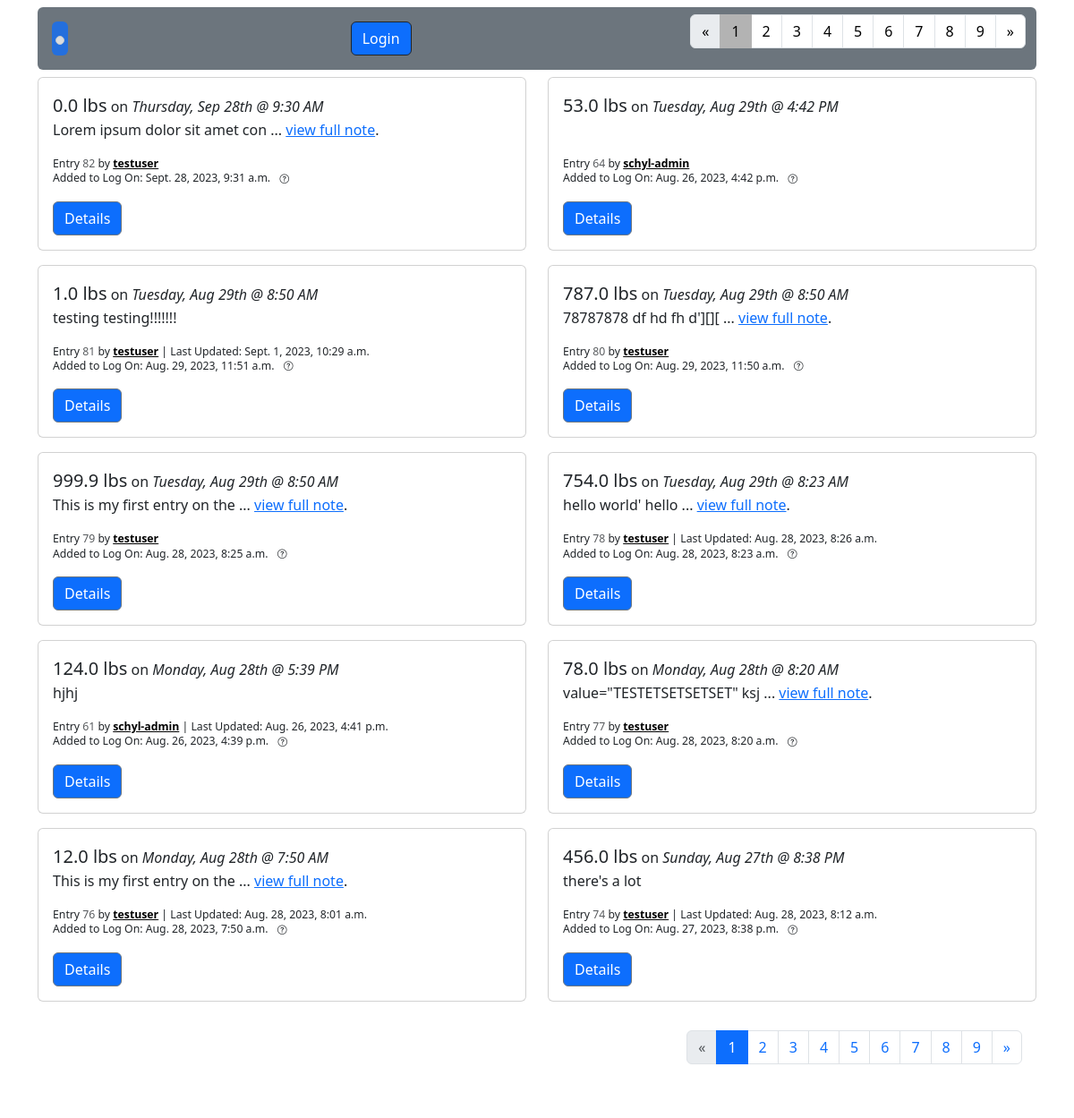
/entries, run on an earlier commit of the app's database.
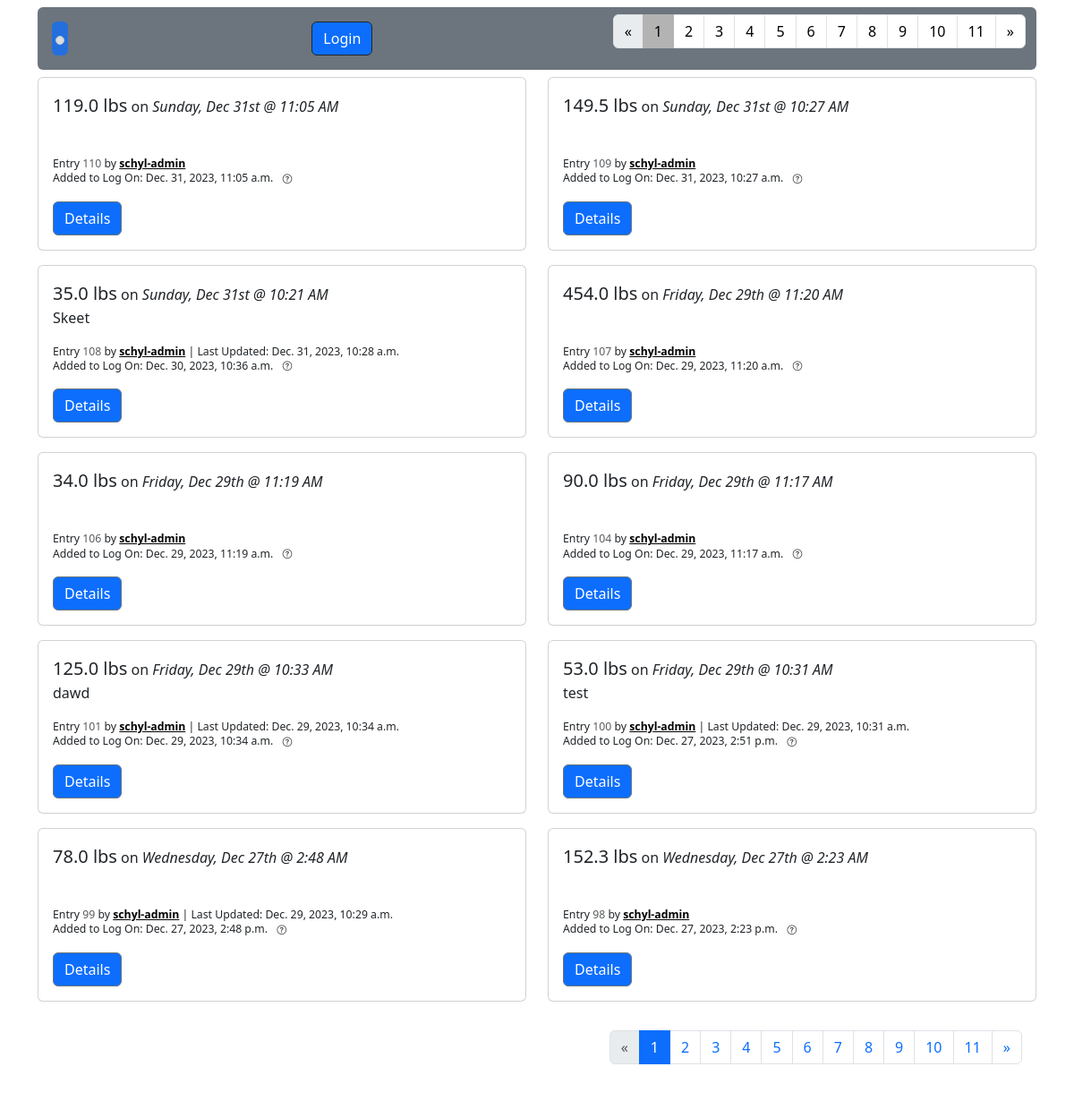
And on a later commit of the database.
### fitness/models.py (models this page shows, shortened)
class WeightEntry(models.Model):
    user = models.ForeignKey(
        settings.AUTH_USER_MODEL,
        on_delete=models.CASCADE,
        related_name="weight_entries"
    )
    weight = weight = models.DecimalField(
        blank=True, null=True, max_digits=4, decimal_places=1)
    recorded = models.DateTimeField(
        blank=True, null=True, help_text="Enter the date and time when you measured this weight.")
    note = models.TextField(
        blank=True, null=True, help_text="Optional: Add a note regarding this entry.")
    created = models.DateTimeField(auto_now_add=True)
    updated = models.DateTimeField(auto_now=True)

### accounts/models.py (models this page shows, shortened)
class CustomUser(AbstractUser):
    date_of_birth = models.DateField(
        null=True, blank=True, help_text="Enter your date of birth in MM/DD/YYYY format.")
    avatar = models.CharField(
        max_length=999, null=True, blank=True, help_text="Enter a url for your avatar image")
    def __str__(self):
        return self.username

### fitness/views.py (the view, shortened to what this page needs)
# urls.py: path("entries", AllWeightEntryListView.as_view(), name="weight_entry_list"),
class AllWeightEntryListView(ListView):
    model = WeightEntry
    template_name = "weight_entry_list.html"
    paginate_by = 10
    queryset = WeightEntry.objects.all().order_by(
        "-recorded", "-updated", "-created")
    def get_context_data(self, **kwargs):
        context = super(AllWeightEntryListView,
                        self).get_context_data(**kwargs)
        weight_entry_list = WeightEntry.objects.all()
        context["form"] = WeightEntryForm(initial={'recorded': datetime.now()})
        context["weight_entry_list"] = weight_entry_list
        return context

### templates/weight_entry_list.html (shortened to what the changed rows need)
{% extends 'base.html' %}
{% load range_filter %}
{% block navtabs1 %}
{% if is_paginated %}
    <ul class="pagination ">
        {% for i in paginator.page_range %}
        {% if page_obj.number == i %}
            <li class="page-item active" style="--bs-pagination-active-bg: rgb(179, 179, 179); --bs-pagination-active-border-color: rgb(179, 179, 179);"><span class="page-link text-black">{{ i }}</span></li>
        {% else %}
            <li class="page-item"><a class="page-link text-black" aria-current="page" href="?page={{ i }}">{{ i }}</a></li>
        {% endif %}
        {% endfor %}
    </ul>
{% endif %}
{% endblock navtabs1 %}
{% block content %}
<div class="row justify-content-md-start">
{% for entry in weightentry_list %}
<div class="col-sm-6 pb-2 mb-2">
    <div class="card">
        <div class="card-body">
            <span class="fs-5 fw-medium">{{entry.weight}} lbs</span> on <span class="fw-medium fst-italic">{{entry.recorded|date:"l"}}, {{entry.recorded|date:"M jS"}} @ {{entry.recorded|date:"g:i A"}}</span>
            <p>
                {% if entry.note|length >= 1  %}
                    {{entry.note|slice:"30"}}
                    {% if entry.note|length > 30 %}
                        ... <a href="{% url "weight_entry_detail" entry.pk %}">view full note</a>.
                    {% endif %}
                {% else %}
                <br>
                {% endif %}
            </p>
            <p class="lh-1">
                <small><small>Entry <span class="text-muted">{{entry.pk}}</span> by <a class="fw-bold text-black" href="{% url "user_profile" entry.user.pk %}">{{entry.user}}</a> {% if entry.updated|date:"m/d/y H:i:s" != entry.created|date:"m/d/y H:i:s" %}| Last Updated: {{entry.updated}} {% endif %}</small></small>
                <br>
                <small>
                    <small>Added to Log On: {{entry.created}}</small>
                    <a href="#"
                        class="badge rounded-pill text-dark"
                        data-bs-toggle="popover"
                        data-bs-trigger="hover focus"
                        data-bs-content="This is the date that the entry was actually added to the log.
                                        Often times, the time that the weight was measured is different than the time the user actually adds it to the log.
                                        For example, if I measured myself at 8AM but I forgot to add it to the log until 3pm.
                                        This is just a means of distinguishing the two times/dates.">
                            <i class="bi bi-question-circle"></i>
                    </a>
                </small>
            </p>
            <a href="{% url "weight_entry_detail" entry.pk %}" class="btn btn-primary border border-secondary">Details</a>
        </div>
    </div>
</div>
{% endfor %}
</div>
{% if is_paginated %}
<nav aria-label="Page navigation example" class="justify-content-center mb-4 ms-5">
<div class="card border-0">
    <div class="card-body ">
        <div class="row gap-1 ">
            <div class="col">
                <ul class="pagination">
                    {% for i in paginator.page_range %}
                    {% if page_obj.number == i %}
                        <li class="page-item active"><span class="page-link">{{ i }}</span></li>
                    {% else %}
                        <li class="page-item"><a class="page-link" href="?page={{ i }}">{{ i }}</a></li>
                    {% endif %}
                    {% endfor %}
                </ul>
            </div>
        </div>
    </div>
</div>
</nav>
{% endif %}
{% endblock content %}

What changed in the data, as far as the page shows it:
no longer on this page (row unchanged): WeightEntry: weight "0.0", recorded "Thursday", recorded "Sep 28th", recorded "9:30 AM", note "Lorem ipsum dolor sit amet con", shows "view full note", pk "82", user "testuser", created "Sept. 28, 2023, 9:31 a.m."
no longer on this page (row unchanged): WeightEntry: weight "53.0", recorded "Tuesday", recorded "Aug 29th", recorded "4:42 PM", pk "64", user "schyl-admin", created "Aug. 26, 2023, 4:42 p.m."
no longer on this page (row unchanged): WeightEntry: weight "1.0", recorded "Tuesday", recorded "Aug 29th", recorded "8:50 AM", note "testing testing!!!!!!!", pk "81", user "testuser", updated "Sept. 1, 2023, 10:29 a.m.", created "Aug. 29, 2023, 11:51 a.m."
no longer on this page (row unchanged): WeightEntry: weight "787.0", recorded "Tuesday", recorded "Aug 29th", recorded "8:50 AM", note "78787878 df hd fh d'][][", shows "view full note", pk "80", user "testuser", created "Aug. 29, 2023, 11:50 a.m."
no longer on this page (row unchanged): WeightEntry: weight "999.9", recorded "Tuesday", recorded "Aug 29th", recorded "8:50 AM", note "This is my first entry on the", shows "view full note", pk "79", user "testuser", created "Aug. 28, 2023, 8:25 a.m."
no longer on this page (row unchanged): WeightEntry: weight "754.0", recorded "Tuesday", recorded "Aug 29th", recorded "8:23 AM", note "hello world' hello", shows "view full note", pk "78", user "testuser", updated "Aug. 28, 2023, 8:26 a.m.", created "Aug. 28, 2023, 8:23 a.m."
no longer on this page (row unchanged): WeightEntry: weight "124.0", recorded "Monday", recorded "Aug 28th", recorded "5:39 PM", note "hjhj", pk "61", user "schyl-admin", updated "Aug. 26, 2023, 4:41 p.m.", created "Aug. 26, 2023, 4:39 p.m."
no longer on this page (row unchanged): WeightEntry: weight "78.0", recorded "Monday", recorded "Aug 28th", recorded "8:20 AM", note "value=\"TESTETSETSETSET\" ksj", shows "view full note", pk "77", user "testuser", created "Aug. 28, 2023, 8:20 a.m."
no longer on this page (row unchanged): WeightEntry: weight "12.0", recorded "Monday", recorded "Aug 28th", recorded "7:50 AM", note "This is my first entry on the", shows "view full note", pk "76", user "testuser", updated "Aug. 28, 2023, 8:01 a.m.", created "Aug. 28, 2023, 7:50 a.m."
no longer on this page (row unchanged): WeightEntry: weight "456.0", recorded "Sunday", recorded "Aug 27th", recorded "8:38 PM", note "there's a lot", pk "74", user "testuser", updated "Aug. 28, 2023, 8:12 a.m.", created "Aug. 27, 2023, 8:38 p.m."
added WeightEntry: weight "119.0", recorded "Sunday", recorded "Dec 31st", recorded "11:05 AM", pk "110", user "schyl-admin", created "Dec. 31, 2023, 11:05 a.m."
added WeightEntry: weight "149.5", recorded "Sunday", recorded "Dec 31st", recorded "10:27 AM", pk "109", user "schyl-admin", created "Dec. 31, 2023, 10:27 a.m."
added WeightEntry: weight "35.0", recorded "Sunday", recorded "Dec 31st", recorded "10:21 AM", note "Skeet", pk "108", user "schyl-admin", updated "Dec. 31, 2023, 10:28 a.m.", created "Dec. 30, 2023, 10:36 a.m."
added WeightEntry: weight "454.0", recorded "Friday", recorded "Dec 29th", recorded "11:20 AM", pk "107", user "schyl-admin", created "Dec. 29, 2023, 11:20 a.m."
added WeightEntry: weight "34.0", recorded "Friday", recorded "Dec 29th", recorded "11:19 AM", pk "106", user "schyl-admin", created "Dec. 29, 2023, 11:19 a.m."
added WeightEntry: weight "90.0", recorded "Friday", recorded "Dec 29th", recorded "11:17 AM", pk "104", user "schyl-admin", created "Dec. 29, 2023, 11:17 a.m."
added WeightEntry: weight "125.0", recorded "Friday", recorded "Dec 29th", recorded "10:33 AM", note "dawd", pk "101", user "schyl-admin", updated "Dec. 29, 2023, 10:34 a.m.", created "Dec. 29, 2023, 10:34 a.m."
added WeightEntry: weight "53.0", recorded "Friday", recorded "Dec 29th", recorded "10:31 AM", note "test", pk "100", user "schyl-admin", updated "Dec. 29, 2023, 10:31 a.m.", created "Dec. 27, 2023, 2:51 p.m."
added WeightEntry: weight "78.0", recorded "Wednesday", recorded "Dec 27th", recorded "2:48 AM", pk "99", user "schyl-admin", updated "Dec. 29, 2023, 10:29 a.m.", created "Dec. 27, 2023, 2:48 p.m."
added WeightEntry: weight "152.3", recorded "Wednesday", recorded "Dec 27th", recorded "2:23 AM", pk "98", user "schyl-admin", created "Dec. 27, 2023, 2:23 p.m."
Also different on the page:
new list line: "10"
new list line: "11"
